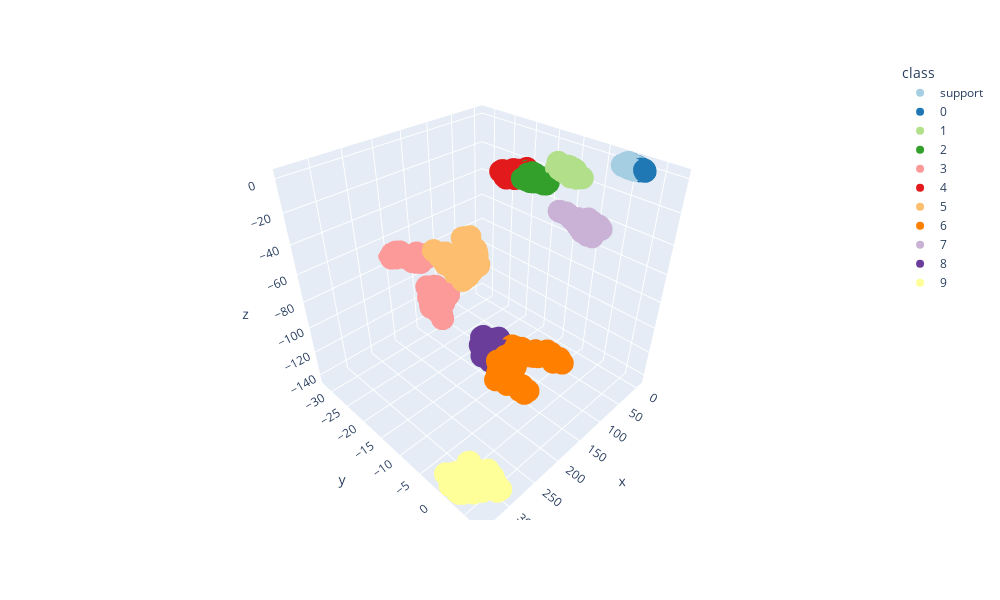

This figure's notebook cell:
### Markdown cell above
### 3D PCA

### Code cell
pca = PCA(n_components=3)
pca.fit(support_group)

pca_embeddings = pca.transform(
    np.concatenate([support_group, *[query_groups[i] for i in range(10)]])
)

pca_embeddings = pd.DataFrame(pca_embeddings, columns=["x", "y", "z"])
pca_embeddings["class"] = np.concatenate(
    [len(support_group) * ["support"], *[len(query_groups[i]) * [i] for i in range(10)]]
)


fig = px.scatter_3d(
    pca_embeddings,
    x="x",
    y="y",
    z="z",
    color="class",
    width=1000,
    height=600,
    color_discrete_sequence=sns.color_palette("Paired").as_hex(),
    # color_discrete_sequence=px.colors.qualitative.Light24,
)
fig.show()
